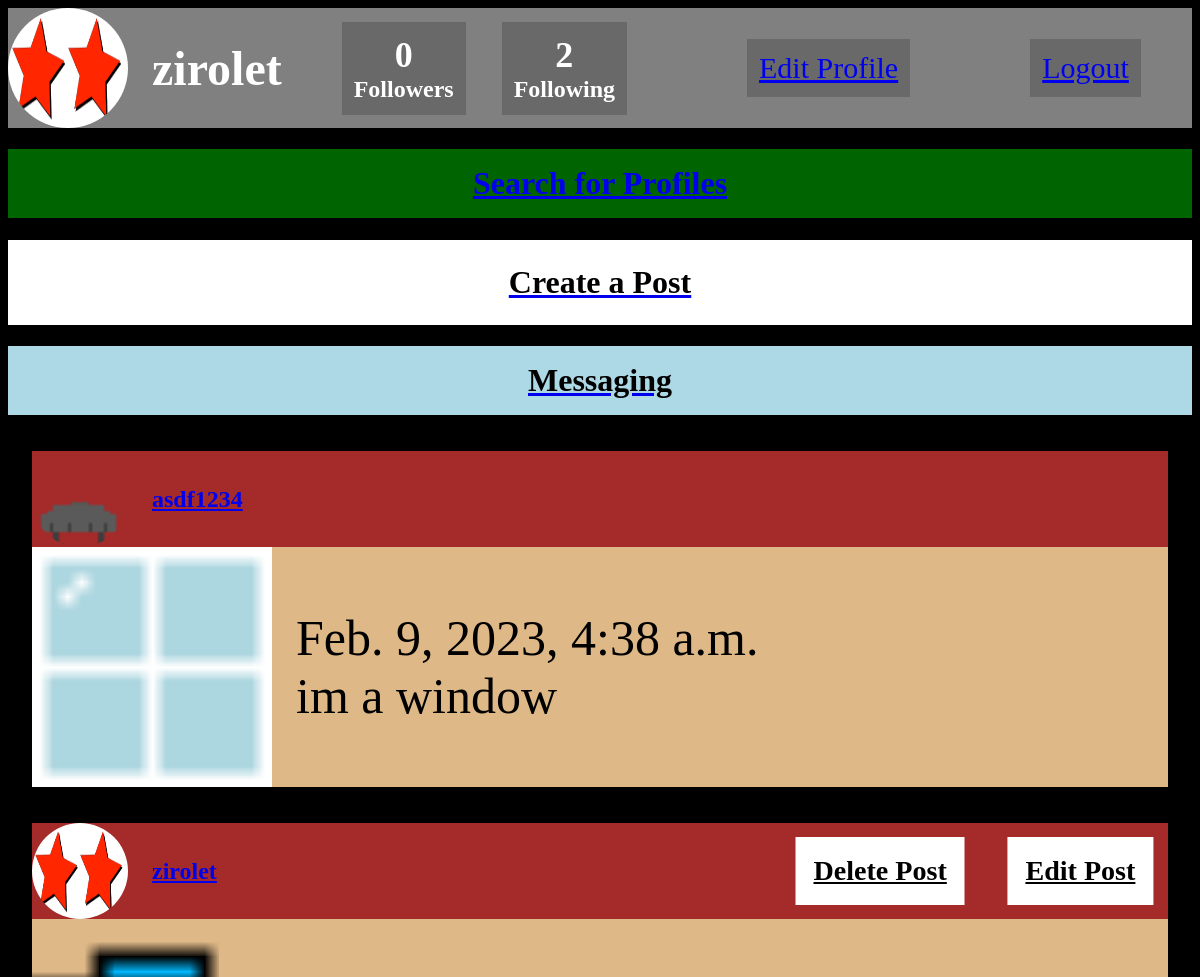
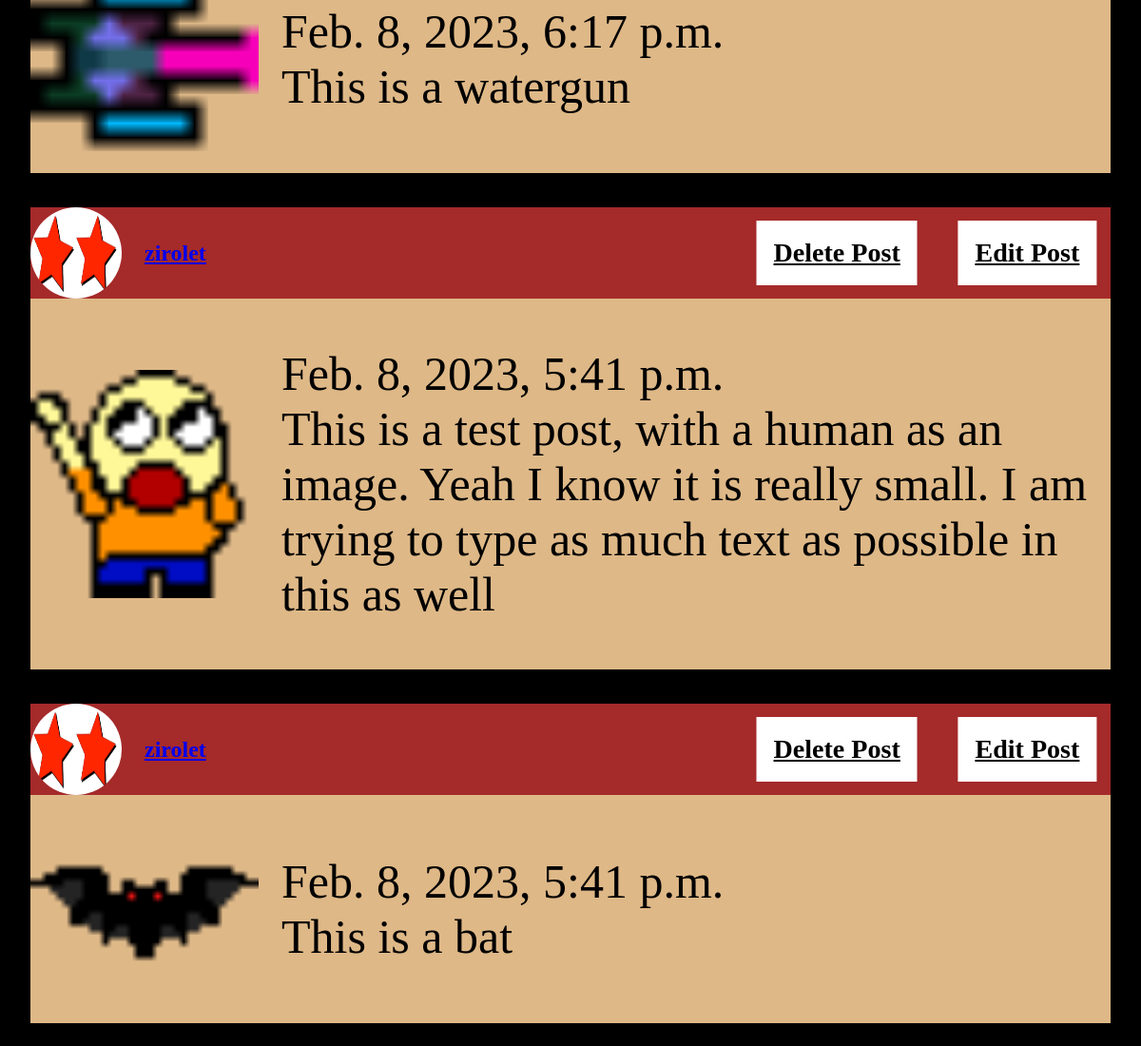
/social/ (signed in), run on the app's committed database (2 pictures, top to bottom).
### social/models.py (models this page shows, shortened)
class Profile(models.Model):
    user = models.OneToOneField(User, on_delete=models.CASCADE)
    followers = models.ManyToManyField('self', blank=True)
    following = models.ManyToManyField('self', blank=True)
    picture = models.ImageField(blank=True) # MUST HAVE PILLOW INSTALLED, also see "Managing Files"
    bio = models.CharField(max_length=100) #Make sure the view says max length
    messaging = models.ManyToManyField('self', blank=True)

class Entry(models.Model):
    picture = models.ImageField(blank=True)
    profile = models.ForeignKey(Profile, on_delete=models.CASCADE)
    text = models.CharField(max_length=500)
    comments = models.ForeignKey('self', on_delete=models.CASCADE, blank=True, null=True)
    dateTime = models.DateTimeField(auto_now=True)
    class Meta:
        ordering = ["-dateTime"]

### social/views.py (the view)
# urls.py: path('', index, name='index'),
def index(request):
    auth = request.user.is_authenticated
    if not auth:
        return HttpResponseRedirect(reverse('login'))
    profile = Profile.objects.get(user__exact=request.user)
    profiles = profile.following.all()
    profiles |= Profile.objects.filter(pk=profile.pk)
    entries = Entry.objects.filter(profile__in=profiles)
    context = {
        'auth': auth,
        'profile': profile,
        'entries': entries
    }
    return render(request, "social/index.html", context)

### social/templates/social/index.html (shortened to what this page needs)
{% load static %}
<!DOCTYPE html>
<html lang="en">
<head>
    <link rel="stylesheet" href="{% static 'social/index.css' %}">
</head>
<body>
    {% if auth %}
        <div class="nav">
            <img class="profilePic" src="{{ profile.picture.url }}">
            <h1>{{ profile.user.username }}</h1>
            <a href="{% url 'followers' %}">
                <div class="followersNum">
                    <h2>{{ profile.followers.count }}</h2>
                    <h2>Followers</h2>
                </div>
            </a>
            <a href="{% url 'following' %}">
                <div class="followingNum">
                    <h2>{{ profile.following.count }}</h2>
                    <h2>Following</h2>
                </div>
            </a>
            <a href="{% url 'editProfile' profile.id %}">Edit Profile</a>
            <a href="{% url 'logout' %} ">Logout</a>
        </div>
        <a href="{% url 'searchProfile' %}"><h1 class="search">Search for Profiles</h1></a>
        <a href="{% url 'createPost' %}"><h1 class="createPost">Create a Post</h1></a>
        <a href="{% url 'messaging' profile.id %}"><h1 class="dm">Messaging</h1></a>
        {% for entry in entries %}
            <div class="entry">
                <div class="header">
                    <img class="profilePicEntry" src="{{ entry.profile.picture.url }}">
                    <a href="{% url 'accountDetail' entry.profile.id %}"><h2>{{ entry.profile.user.username }}</h2></a>
                    {% if entry.profile == profile %}
                        <a class="deletePost" href="{% url 'deletePost' entry.id %}"><h3>Delete Post</h3></a>
                        <a class="editPost" href="{% url 'editPost' entry.id %}"><h3>Edit Post</h3></a>
                    {% endif %}
                </div>
                <a class="link" href="{% url 'entryDetail' entry.id %}">
                    <div class="contents">
                        <img class="entryPicture" src="{{ entry.picture.url }}">
                        <p class="entryText">
                            {{ entry.dateTime }}
                            <br>
                            {{ entry.text }}
                        </p>
                    </div>
                </a>
            </div>
        {% endfor %}
    {% else %}
        <h1>Social Media Website</h1>
    {% endif %}
</body>
</html>

### social/static/social/index.css (style rules this page uses)
body { background-color: black; color: white; }
.nav { position: relative; display: flex; align-items: center; background-color: gray; }
.nav h2 { margin: 0px; text-align: center; }
.nav h2:nth-of-type(1) { font-size: 3vw; }
.nav h1 { font-size: 4vw; margin-left: 2vw; }
.nav a:nth-of-type(1) { margin-left: 5vw; }
.nav a:nth-of-type(1), .nav a:nth-of-type(2) { background-color: dimgrey; padding:1vw; color: white; text-decoration: none; }
.nav a:nth-of-type(3), .nav a:nth-of-type(4) { background-color: dimgray; padding: 1vw; font-size: 2.5vw; margin-left: 10vw; }
.nav a:nth-of-type(2) { margin-left: 3vw; }
.search { text-align: center; background-color: darkgreen; padding-top: 2vh; padding-bottom: 2vh; }
.profilePic { width: 10vw; height: 10vw; border-radius: 100%; }
.entry { background-color: burlywood; margin: 2vw; margin-top: 3vw; }
.header { background-color: brown; position:relative; }
.createPost { text-align: center; padding:2vw; background-color: white; color:black; }
.header, .contents { display:flex; align-items: center; }
.header h2, .contents p { margin-left: 2vw; }
.editPost { font-size: 2vw; text-align: center; position: absolute; left: 100%; background-color: white; width:max-content; color:black; padding: 1.5vw; transform: translate(-110%); }
.deletePost { font-size: 2vw; text-align: center; position: absolute; left: 100%; background-color: white; width:max-content; color:black; padding: 1.5vw; transform: translate(-220%); }
.editPost h3, .deletePost h3 { margin: 0px; }
.profilePicEntry { width: 8vw; height: 8vw; border-radius: 100%; }
.entryPicture { width: 20vw; height: 20vw; }
.entryText { color:black; font-size: 50px; }
.link { text-decoration: none; }
.dm { text-align: center; background-color: lightblue; padding-top: 2vh; padding-bottom: 2vh; color: black; }

### data on the page
Profile: picture (picture), user.username "zirolet", followers.count "0", following.count "2"
Entry: profile.picture (picture), profile.user.username "asdf1234", picture (picture), dateTime "Feb. 9, 2023, 4:38 a.m.", text "im a window"
Entry: profile.picture (picture), profile.user.username "zirolet", shows "Delete Post", picture (picture), dateTime "Feb. 8, 2023, 6:17 p.m.", text "This is a watergun"
Entry: profile.picture (picture), profile.user.username "zirolet", shows "Delete Post", picture (picture), dateTime "Feb. 8, 2023, 5:41 p.m.", text "This is a test post, with a human as an image. Yeah I know it is really small. I am trying to type as much text as possible in this as well"
Entry: profile.picture (picture), profile.user.username "zirolet", shows "Delete Post", picture (picture), dateTime "Feb. 8, 2023, 5:41 p.m.", text "This is a bat"
